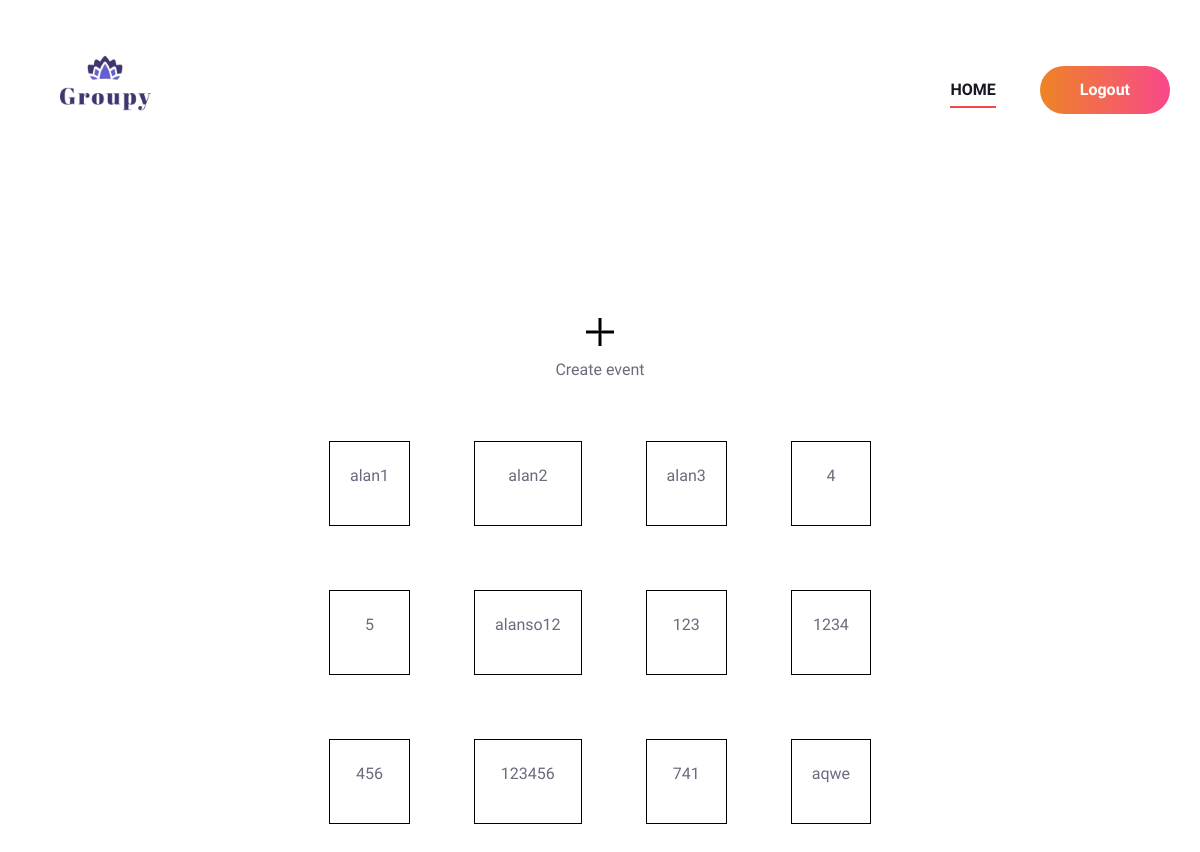
/Org/home/ (signed in), run on the app's committed database.
### Organizer/models.py (models this page shows)
class Event(models.Model):
    code=models.CharField(max_length=50,unique=True)
    rooms=models.IntegerField()
    org=models.ForeignKey("Guest.organiser",on_delete=models.CASCADE)
    status=models.IntegerField(default=0)
    tot_capacity=models.IntegerField(null=True)
    is_private = models.BooleanField(default=False)

### Organizer/views.py (the view)
# urls.py: 2. Add a URL to urlpatterns:  path('', views.home, name='home')
def home(request):
    if 'oid' in request.session:
        orgdata=organiser.objects.get(id=request.session["oid"])
        evendata=Event.objects.filter(org=orgdata)
        return render(request,"Organizer/Home.html",{'data':evendata})
    else:
        return redirect("Guest:login")

### Organizer/templates/Organizer/Home.html (shortened to what this page needs)
{% extends 'Organizer/Head.html'%}
{% load static %}
{%  block content %}
<br><br><br><br>
<!DOCTYPE html>
<html lang="en">
<head>
</head>
<body>
    <form action="" method="post">
        <table align="center" cellpadding="10">
            <tr>
                <td colspan="4" align="center">
                    <a href="{% url 'org:event' %}"><img src="{% static 'Img/add.png'%}">
                    <p>Create event</p>
                </a>
                </td>
            </tr>
           <tr>
            {% for i in data %}
            <td>
              <a href="{% url 'org:eventview' i.id %}" style="text-decoration: none;">
                <div style="text-align:center;border:1px solid black;margin:22px;padding:20px">
                    <p>{{i.code}}</p>
                </div></a>
            </td>
            {% if forloop.counter|divisibleby:4 %}
        </tr>
        <tr>
            {% endif %}
            {% endfor %}
        </table>
    </form>
</body>
</html>
<br><br><br><br><br><br><br><br><br><br><br><br><br><br><br><br><br><br><br><br><br>
{% endblock content %}

### Guest/static/Main/css/style.css (style rules this page uses)
html, body { height: 100%; font-family: "Work Sans", sans-serif; -webkit-font-smoothing: antialiased; font-smoothing: antialiased; }
p { font-size: 16px; font-family: "Work Sans", sans-serif; color: #6a6b7c; font-weight: 400; line-height: 28px; margin: 0 0 15px 0; }
img { max-width: 100%; }

### data on the page
Event: code "alan1"
Event: code "alan2"
Event: code "alan3"
Event: code "4"
Event: code "5"
Event: code "alanso12"
Event: code "123"
Event: code "1234"
Event: code "456"
Event: code "123456"
Event: code "741"
Event: code "aqwe"
